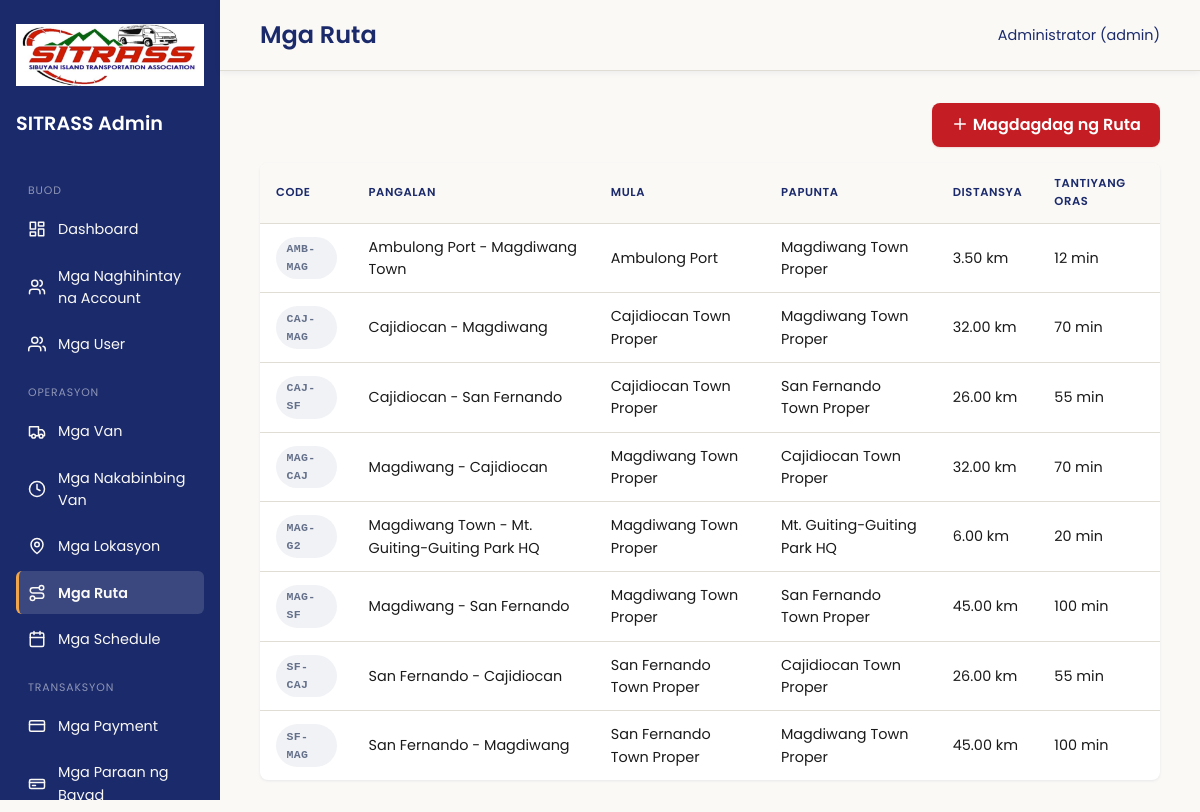
Screenshot of /public/routes (signed in) with the database file from the repository.
### tables this page shows
CREATE TABLE `routes` (
  `route_id`                   BIGINT UNSIGNED NOT NULL AUTO_INCREMENT,
  `route_code`                 VARCHAR(30)  NOT NULL COMMENT 'e.g. SF-CAJ',
  `route_name`                 VARCHAR(150) NOT NULL,
  `origin_location_id`         BIGINT UNSIGNED NOT NULL,
  `destination_location_id`    BIGINT UNSIGNED NOT NULL,
  `distance_km`                DECIMAL(6,2) NOT NULL DEFAULT 0.00,
  `estimated_duration_minutes` SMALLINT UNSIGNED NOT NULL DEFAULT 0,
  `base_fare`                  DECIMAL(10,2) NOT NULL DEFAULT 0.00,
  `fare_per_passenger`         DECIMAL(10,2) NOT NULL DEFAULT 0.00,
  `route_polyline`             MEDIUMTEXT   DEFAULT NULL COMMENT 'Encoded polyline / GeoJSON for Leaflet rendering',
  `road_condition`             ENUM('paved','partially_paved','rough') NOT NULL DEFAULT 'paved',
  `is_active`                  TINYINT(1)   NOT NULL DEFAULT 1,
  `created_at`                 TIMESTAMP    NOT NULL DEFAULT CURRENT_TIMESTAMP,
  `updated_at`                 TIMESTAMP    NOT NULL DEFAULT CURRENT_TIMESTAMP ON UPDATE CURRENT_TIMESTAMP,
  PRIMARY KEY (`route_id`),
  UNIQUE KEY `uq_routes_code`      (`route_code`),
  UNIQUE KEY `uq_routes_endpoints` (`origin_location_id`, `destination_location_id`),
  KEY `idx_routes_destination` (`destination_location_id`),
  KEY `idx_routes_active`      (`is_active`),
  CONSTRAINT `fk_routes_origin`      FOREIGN KEY (`origin_location_id`)      REFERENCES `locations` (`location_id`) ON DELETE RESTRICT ON UPDATE RESTRICT,
  CONSTRAINT `fk_routes_destination` FOREIGN KEY (`destination_location_id`) REFERENCES `locations` (`location_id`) ON DELETE RESTRICT ON UPDATE RESTRICT,
  CONSTRAINT `chk_routes_distinct`   CHECK (`origin_location_id` <> `destination_location_id`)
);

CREATE TABLE `locations` (
  `location_id`   BIGINT UNSIGNED NOT NULL AUTO_INCREMENT,
  `name`          VARCHAR(150) NOT NULL,
  `location_type` ENUM('pickup','destination','both') NOT NULL DEFAULT 'both',
  `category`      ENUM('port','terminal','town_proper','barangay','resort','landmark','airport','other') NOT NULL DEFAULT 'other',
  `barangay`      VARCHAR(100) DEFAULT NULL,
  `municipality`  ENUM('Magdiwang','San Fernando','Cajidiocan','Other') NOT NULL DEFAULT 'Other',
  `province`      VARCHAR(100) NOT NULL DEFAULT 'Romblon',
  `latitude`      DECIMAL(10,8) NOT NULL COMMENT 'WGS84; Sibuyan approx 12.3-12.6 N',
  `longitude`     DECIMAL(11,8) NOT NULL COMMENT 'WGS84; Sibuyan approx 122.4-122.7 E',
  `landmark`      VARCHAR(255) DEFAULT NULL,
  `is_active`     TINYINT(1)   NOT NULL DEFAULT 1,
  `sort_order`    SMALLINT UNSIGNED NOT NULL DEFAULT 0,
  `created_at`    TIMESTAMP    NOT NULL DEFAULT CURRENT_TIMESTAMP,
  `updated_at`    TIMESTAMP    NOT NULL DEFAULT CURRENT_TIMESTAMP ON UPDATE CURRENT_TIMESTAMP,
  PRIMARY KEY (`location_id`),
  UNIQUE KEY `uq_locations_name_muni` (`name`, `municipality`),
  KEY `idx_locations_type_active` (`location_type`, `is_active`),
  KEY `idx_locations_municipality` (`municipality`),
  CONSTRAINT `chk_locations_lat` CHECK (`latitude`  BETWEEN -90  AND 90),
  CONSTRAINT `chk_locations_lng` CHECK (`longitude` BETWEEN -180 AND 180)
);

### app/views/View.php (called while the page is built, shortened)
<?php
class View {
    public static function render($template, $data = []) {
        extract($data);
        $templateFile = __DIR__ . '/templates/' . $template . '.php';
        require $templateFile;
    }
}

### app/controllers/RoutesController.php (called while the page is built, shortened)
<?php
class RoutesController extends Controller {
    public function index() {
        $routeModel = new Route();
        $routes = $routeModel->getAll();
        View::render('admin-routes-list', [
            'pageTitle' => 'Mga Ruta - SITRASS Admin',
                        'pageHeading' => t('routes_page_title'),
            'routes' => $routes,
        ]);
    }
}

### app/helpers/Lang.php (called while the page is built, shortened)
<?php
class Lang {
    protected static $strings = null;
    public static function current() {
        return 'tl';
    }
    public static function load() {
        if (self::$strings === null) {
            $lang = self::current();
            $file = __DIR__ . '/../lang/' . $lang . '.php';
            self::$strings = file_exists($file) ? require $file : [];
        }
        return self::$strings;
    }
}
function t($key) {
    $strings = Lang::load();
    return $strings[$key] ?? $key;
}

### config/database.php (called while the page is built, shortened)
<?php
$config = [
    'host' => 'localhost',
    'dbname' => 'sitrass_db',
    'user' => 'root',
    'pass' => '',
    'charset' => 'utf8mb4',
];
$localFile = __DIR__ . '/database.local.php';
return $config;

### app/models/Model.php (called while the page is built, shortened)
<?php
class Model {
    public function __construct() {
        $config = require __DIR__ . '/../../config/database.php';
        $dsn = 'mysql:host=' . $config['host'] . ';dbname=' . $config['dbname'] . ';charset=' . $config['charset'];
        try {
            $this->db = new PDO($dsn, $config['user'], $config['pass']);
        } catch (PDOException $e) {
            die('Database connection failed: ' . $e->getMessage());
        }
    }
}

### app/models/Route.php (called while the page is built, shortened)
<?php
class Route extends Model {
    public function getAll() {
        $stmt = $this->db->query(
            "SELECT r.*, o.name AS origin_name, d.name AS destination_name
             FROM routes r
             JOIN locations o ON o.location_id = r.origin_location_id
             JOIN locations d ON d.location_id = r.destination_location_id
             WHERE r.is_active = 1
             ORDER BY r.route_code"
        );
        return $stmt->fetchAll(PDO::FETCH_ASSOC);
    }
}

### app/views/templates/admin-routes-list.php (the view)
<?php require __DIR__ . '/_admin_header.php'; ?>
<div style="display:flex; justify-content:flex-end; margin-bottom:1rem;">
    <a href="/sitrass/public/routes/create" class="btn" style="width:auto; padding:0.6rem 1.2rem;">
        <svg class="icon" viewBox="0 0 24 24" fill="none" stroke="currentColor" stroke-width="2" stroke-linecap="round" stroke-linejoin="round" style="vertical-align:-3px;"><line x1="12" y1="5" x2="12" y2="19"/><line x1="5" y1="12" x2="19" y2="12"/></svg>
        <?= t('btn_add_route') ?>
    </a>
</div>
<?php if (empty($routes)): ?>
    <div class="empty-state">
        <svg viewBox="0 0 24 24" fill="none" stroke="currentColor" stroke-width="1.5" style="width:40px;height:40px;color:var(--border);margin-bottom:0.75rem;"><circle cx="6" cy="19" r="3"/><circle cx="18" cy="5" r="3"/><path d="M9 19h8.5a3.5 3.5 0 0 0 0-7h-11a3.5 3.5 0 0 1 0-7H15"/></svg>
        <div><?= t('empty_no_routes') ?></div>
    </div>
<?php else: ?>
    <table>
        <tr>
            <th><?= t('th_code') ?></th>
            <th><?= t('th_name') ?></th>
            <th><?= t('th_from') ?></th>
            <th><?= t('th_to') ?></th>
            <th><?= t('th_distance') ?></th>
            <th><?= t('th_est_time') ?></th>
        </tr>
        <?php foreach ($routes as $route): ?>
            <tr>
                <td><span class="badge badge-neutral" style="font-family:'SF Mono', monospace;"><?= htmlspecialchars($route['route_code']) ?></span></td>
                <td><?= htmlspecialchars($route['route_name']) ?></td>
                <td><?= htmlspecialchars($route['origin_name']) ?></td>
                <td><?= htmlspecialchars($route['destination_name']) ?></td>
                <td><?= htmlspecialchars($route['distance_km']) ?> km</td>
                <td><?= htmlspecialchars($route['estimated_duration_minutes']) ?> min</td>
            </tr>
        <?php endforeach; ?>
    </table>
<?php endif; ?>
<?php require __DIR__ . '/_admin_footer.php'; ?>

### public/css/style.css (style rules this page uses)
:root { --teal-dark: #1b2a6b; --ocean: #1b2a6b; --amber: #c41e24; --amber-light: #f2a54a; --sand: #faf9f6; --ink: #1a1a1a; --forest: #2d6a34; --danger: #c41e24; --border: #e0ddd5; --white: #ffffff; --slate: #64708a; --slate-bg: #f1f2f6; --info: #2563a8; --shadow-sm: 0 1px 3px rgba(27, 42, 107, 0.08); --shadow-md: 0 4px 16px rgba(27, 42, 107, 0.1); --radius: 12px; --radius-input: 8px; --radius-lg: 16px; --space-1: 4px; --space-2: 8px; --space-3: 12px; --space-4: 16px; --space-5: 20px; --space-6: 24px; --space-8: 32px; --space-10: 40px; }
* { box-sizing: border-box; }
html { -webkit-text-size-adjust: 100%; }
body { margin: 0; font-family: "Poppins", -apple-system, "Segoe UI", sans-serif; background: var(--sand); color: var(--ink); line-height: 1.55; font-size: 16px; }
a { color: var(--ocean); text-decoration: none; }
.btn { display: inline-block; width: 100%; padding: 0.75rem 1.2rem; background: var(--amber); color: var(--white) !important; border: none; border-radius: var(--radius-input); font-size: 1rem; font-weight: 600; cursor: pointer; text-align: center; text-decoration: none !important; transition: background 0.15s ease, transform 0.1s ease, box-shadow 0.15s ease; box-shadow: 0 1px 2px rgba(196, 30, 36, 0.15); }
table { width: 100%; border-collapse: collapse; background: var(--white); border-radius: 8px; overflow: hidden; box-shadow: var(--shadow-sm); font-size: 0.9rem; }
th, td { text-align: left; padding: 0.75rem 1rem; border-bottom: 1px solid var(--border); }
th { background: var(--sand); color: var(--teal-dark); font-weight: 600; text-transform: uppercase; font-size: 0.72rem; letter-spacing: 0.05em; }
tr:last-child td { border-bottom: none; }
.badge { display: inline-block; padding: 0.22rem 0.65rem; border-radius: 100px; font-size: 0.72rem; font-weight: 600; text-transform: uppercase; letter-spacing: 0.03em; }
.badge-neutral { background: var(--slate-bg); color: var(--slate); }
.icon { width: 18px; height: 18px; flex-shrink: 0; vertical-align: -3px; }
table tbody tr { transition: background 0.1s ease; }

### rows the page displays
routes: route_code "AMB-MAG", route_name "Ambulong Port - Magdiwang Town", origin_location.name "Ambulong Port", destination_location.name "Magdiwang Town Proper", distance_km "3.50", estimated_duration_minutes "12"
routes: route_code "CAJ-MAG", route_name "Cajidiocan - Magdiwang", origin_location.name "Cajidiocan Town Proper", destination_location.name "Magdiwang Town Proper", distance_km "32.00", estimated_duration_minutes "70"
routes: route_code "CAJ-SF", route_name "Cajidiocan - San Fernando", origin_location.name "Cajidiocan Town Proper", destination_location.name "San Fernando Town Proper", distance_km "26.00", estimated_duration_minutes "55"
routes: route_code "MAG-CAJ", route_name "Magdiwang - Cajidiocan", origin_location.name "Magdiwang Town Proper", destination_location.name "Cajidiocan Town Proper", distance_km "32.00", estimated_duration_minutes "70"
routes: route_code "MAG-G2", route_name "Magdiwang Town - Mt. Guiting-Guiting Park HQ", origin_location.name "Magdiwang Town Proper", destination_location.name "Mt. Guiting-Guiting Park HQ", distance_km "6.00", estimated_duration_minutes "20"
routes: route_code "MAG-SF", route_name "Magdiwang - San Fernando", origin_location.name "Magdiwang Town Proper", destination_location.name "San Fernando Town Proper", distance_km "45.00", estimated_duration_minutes "100"
routes: route_code "SF-CAJ", route_name "San Fernando - Cajidiocan", origin_location.name "San Fernando Town Proper", destination_location.name "Cajidiocan Town Proper", distance_km "26.00", estimated_duration_minutes "55"
routes: route_code "SF-MAG", route_name "San Fernando - Magdiwang", origin_location.name "San Fernando Town Proper", destination_location.name "Magdiwang Town Proper", distance_km "45.00", estimated_duration_minutes "100"

### other values shown
t('role_admin') "Admin"
t('nav_section_overview') "BUOD"
t('nav_dashboard') "Dashboard"
t('nav_pending_accounts') "Mga Naghihintay na Account"
t('nav_users') "Mga User"
t('nav_section_operations') "OPERASYON"
t('nav_vans') "Mga Van"
t('nav_pending_vans') "Mga Nakabinbing Van"
t('nav_locations') "Mga Lokasyon"
t('nav_routes') "Mga Ruta"
t('nav_schedules') "Mga Schedule"
t('nav_section_transactions') "TRANSAKSYON"
t('nav_payments') "Mga Payment"
t('nav_payment_methods') "Mga Paraan ng Bayad"
$pageHeading "Mga Ruta"
